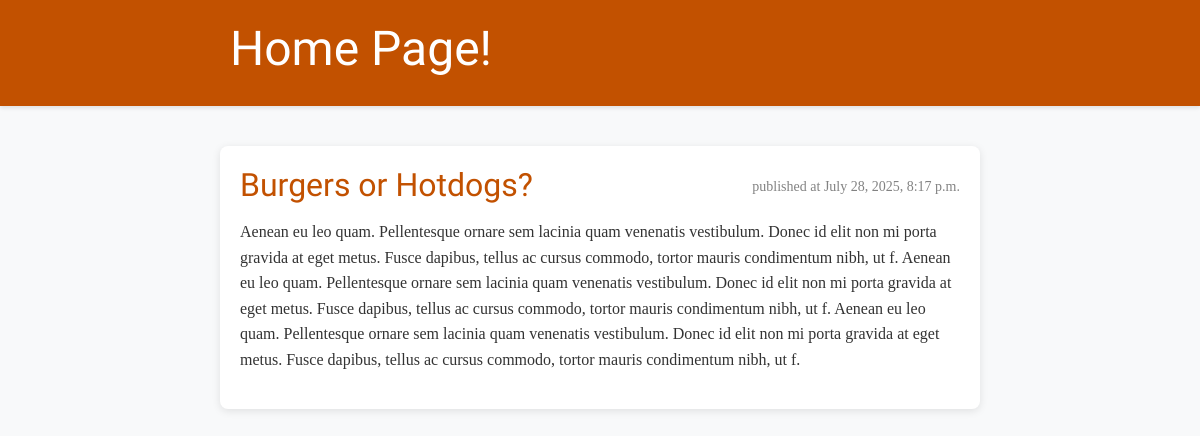
The app's page /, older data.
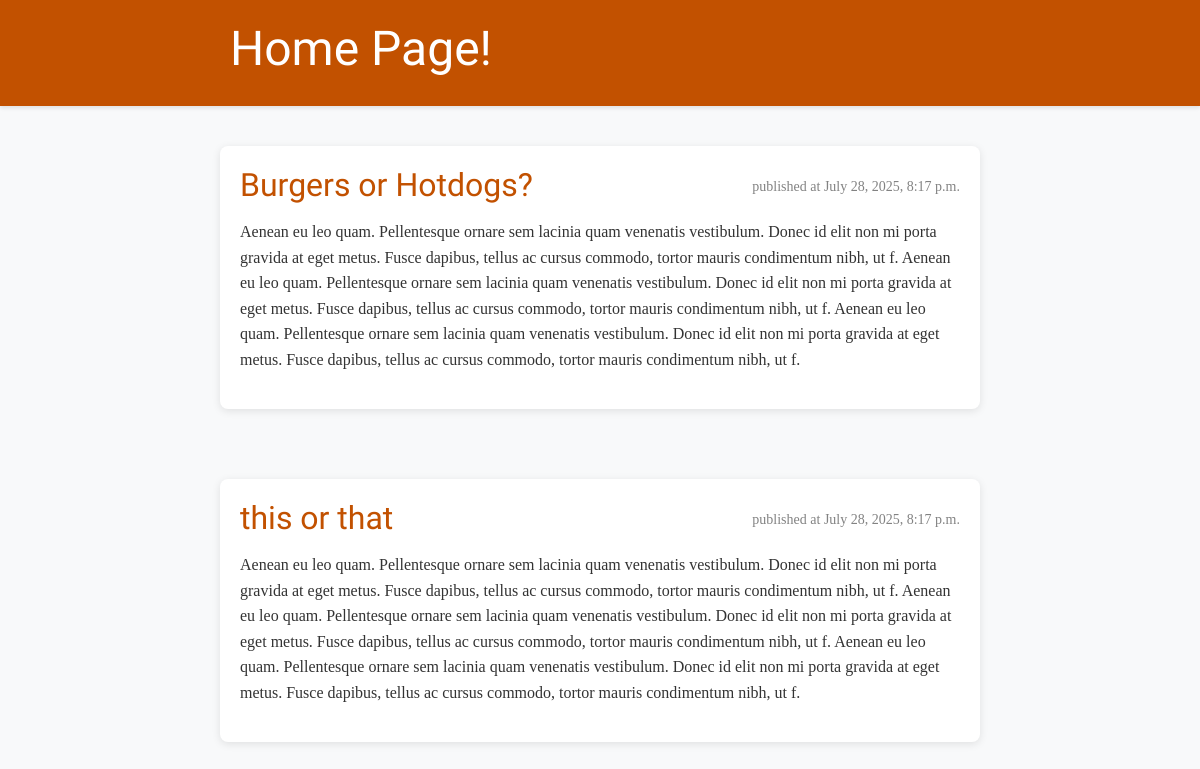
The same page, newer data.
### newapp/models.py (models this page shows, shortened)
class Question(models.Model):
    question_title = models.CharField(max_length=200)
    date_created = models.DateTimeField(default=timezone.now)
    published_date = models.DateTimeField(blank=True, null=True)

### newapp/views.py (the view)
# urls.py: 2. Add a URL to urlpatterns:  path('', views.home, name='home')
def home(request):
    questions = Question.objects.filter(published_date__lte=timezone.now()).order_by("published_date")
    return render(request, "newapp/home.html",{'questions': questions})

### newapp/templates/newapp/home.html
{% extends "newapp/base.html"%}
                {% block content%}
                {% for question in questions %}
                    <article class="question">
                        <time class="date">
                            published at {{ question.published_date }}
                        </time>
                        <h2><a href="{% url 'question_detail' pk=question.pk%}">{{ question.question_title }}</a></h2>
                        <p>Aenean eu leo quam. Pellentesque ornare sem lacinia quam venenatis vestibulum. Donec id elit non mi porta gravida at eget metus. Fusce dapibus, tellus ac cursus commodo, tortor mauris condimentum nibh, ut f.
                            Aenean eu leo quam. Pellentesque ornare sem lacinia quam venenatis vestibulum. Donec id elit non mi porta gravida at eget metus. Fusce dapibus, tellus ac cursus commodo, tortor mauris condimentum nibh, ut f.
                            Aenean eu leo quam. Pellentesque ornare sem lacinia quam venenatis vestibulum. Donec id elit non mi porta gravida at eget metus. Fusce dapibus, tellus ac cursus commodo, tortor mauris condimentum nibh, ut f.
                        </p>
                    </article>
                {% endfor %}
                {% endblock%}

Row changes from the older to the newer data that the page shows:
added Question: published_date "July 28, 2025, 8:17 p.m.", question_title "this or that"
